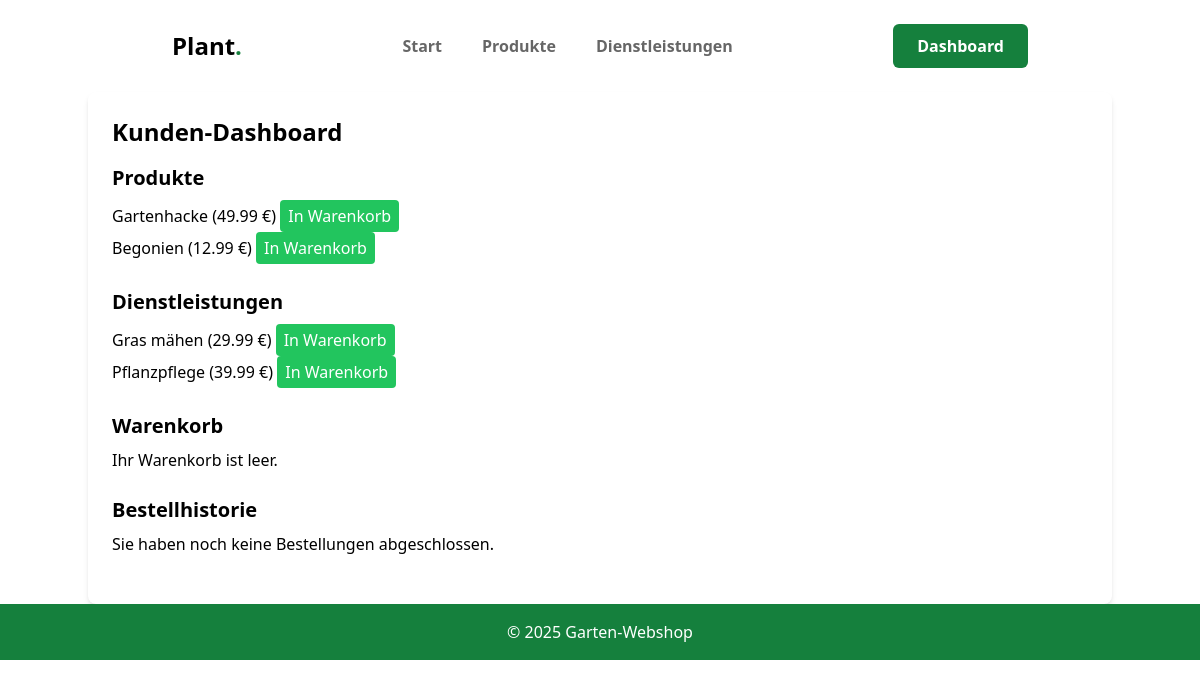
Before: /customer_dashboard.php (signed in) with the older database file.
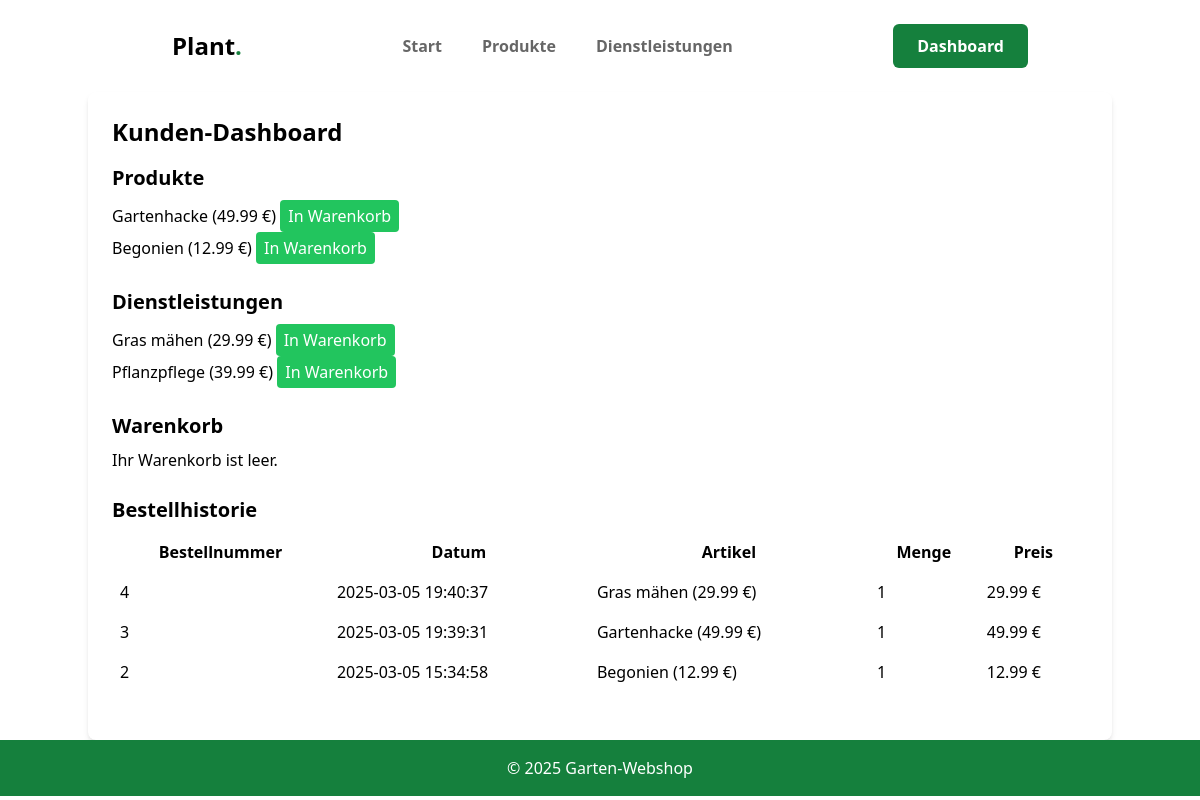
After: the same page with the newer database file.
### tables this page shows
CREATE TABLE `products` (
  `id` int(11) NOT NULL AUTO_INCREMENT,
  `name` varchar(255) NOT NULL,
  `description` text DEFAULT NULL,
  `price` decimal(10,2) NOT NULL,
  PRIMARY KEY (`id`)
);

CREATE TABLE `services` (
  `id` int(11) NOT NULL AUTO_INCREMENT,
  `name` varchar(255) NOT NULL,
  `description` text DEFAULT NULL,
  `price` decimal(10,2) NOT NULL,
  PRIMARY KEY (`id`)
);

CREATE TABLE `orders` (
  `id` int(11) NOT NULL AUTO_INCREMENT,
  `user_id` int(11) NOT NULL,
  `order_date` datetime DEFAULT current_timestamp(),
  PRIMARY KEY (`id`),
  KEY `user_id` (`user_id`),
  CONSTRAINT `orders_ibfk_1` FOREIGN KEY (`user_id`) REFERENCES `users` (`id`)
);

CREATE TABLE `order_items` (
  `id` int(11) NOT NULL AUTO_INCREMENT,
  `order_id` int(11) NOT NULL,
  `product_id` int(11) DEFAULT NULL,
  `service_id` int(11) DEFAULT NULL,
  `quantity` int(11) NOT NULL DEFAULT 1,
  PRIMARY KEY (`id`),
  KEY `order_id` (`order_id`),
  KEY `product_id` (`product_id`),
  KEY `service_id` (`service_id`),
  CONSTRAINT `order_items_ibfk_1` FOREIGN KEY (`order_id`) REFERENCES `orders` (`id`) ON DELETE CASCADE,
  CONSTRAINT `order_items_ibfk_2` FOREIGN KEY (`product_id`) REFERENCES `products` (`id`),
  CONSTRAINT `order_items_ibfk_3` FOREIGN KEY (`service_id`) REFERENCES `services` (`id`),
  CONSTRAINT `CONSTRAINT_1` CHECK (`product_id` is not null or `service_id` is not null)
);

### customer_dashboard.php (the view, shortened to what this page needs)
<?php
$db = new mysqli("localhost", "root", "1337", "garden_shop");
$user_id = $_SESSION['user']['id'];
$products_query = $db->query("SELECT * FROM products");
$products = $products_query->fetch_all(MYSQLI_ASSOC);
$services_query = $db->query("SELECT * FROM services");
$services = $services_query->fetch_all(MYSQLI_ASSOC);
$cart_products = [];
$cart_services = [];
$order_history = [];
$order_query = $db->prepare("SELECT o.id AS order_id, o.order_date FROM orders o WHERE o.user_id = ? ORDER BY o.order_date DESC");
$order_query->bind_param("i", $user_id);
$order_query->execute();
$orders = $order_query->get_result()->fetch_all(MYSQLI_ASSOC);
foreach ($orders as $order) {
    $order_id = $order['order_id'];
    $order_date = $order['order_date'];
    $items_query = $db->prepare("
        SELECT oi.product_id, oi.service_id, oi.quantity,
               p.name AS product_name, s.name AS service_name,
               p.price AS product_price, s.price AS service_price
        FROM order_items oi
        LEFT JOIN products p ON oi.product_id = p.id
        LEFT JOIN services s ON oi.service_id = s.id
        WHERE oi.order_id = ?
    ");
    $items_query->bind_param("i", $order_id);
    $items_query->execute();
    $items = $items_query->get_result()->fetch_all(MYSQLI_ASSOC);
    $order_history[] = [
        'order_id' => $order_id,
        'order_date' => $order_date,
        'items' => $items
    ];
}
?>
<!DOCTYPE html>
<html lang="de">
<head>
    <script src="https://cdn.tailwindcss.com"></script>
</head>
<body class="bg-white">
    <?php include 'navbar.php'; ?>
    <div class="container mx-auto bg-white rounded-lg shadow-md p-6">
        <h1 class="text-2xl font-bold mb-4">Kunden-Dashboard</h1>
        <section class="mb-6">
            <h2 class="text-xl font-semibold mb-2">Produkte</h2>
            <ul>
                <?php foreach ($products as $product): ?>
                    <li>
                        <a href="product_detail.php?id=<?php echo htmlspecialchars($product['id']); ?>">
                            <?php echo htmlspecialchars($product['name']); ?> (<?php echo htmlspecialchars($product['price']); ?> €)
                        </a>
                        <form action="" method="GET" class="inline">
                            <button type="submit" class="bg-green-500 text-white px-2 py-1 rounded">In Warenkorb</button>
                        </form>
                    </li>
                <?php endforeach; ?>
            </ul>
        </section>
        <section class="mb-6">
            <h2 class="text-xl font-semibold mb-2">Dienstleistungen</h2>
            <ul>
                <?php foreach ($services as $service): ?>
                    <li>
                        <a href="service_detail.php?id=<?php echo htmlspecialchars($service['id']); ?>">
                            <?php echo htmlspecialchars($service['name']); ?> (<?php echo htmlspecialchars($service['price']); ?> €)
                        </a>
                        <form action="" method="GET" class="inline">
                            <button type="submit" class="bg-green-500 text-white px-2 py-1 rounded">In Warenkorb</button>
                        </form>
                    </li>
                <?php endforeach; ?>
            </ul>
        </section>
        <section class="mb-6">
            <h2 class="text-xl font-semibold mb-2">Warenkorb</h2>
            <?php if (empty($cart_products) && empty($cart_services)): ?>
                <p>Ihr Warenkorb ist leer.</p>
            <?php endif; ?>
        </section>
        <section class="mb-6">
            <h2 class="text-xl font-semibold mb-2">Bestellhistorie</h2>
            <?php if (empty($order_history)): ?>
                <p>Sie haben noch keine Bestellungen abgeschlossen.</p>
            <?php else: ?>
                <table class="w-full border-collapse">
                    <thead>
                        <tr>
                            <th class="p-2">Bestellnummer</th>
                            <th class="p-2">Datum</th>
                            <th class="p-2">Artikel</th>
                            <th class="p-2">Menge</th>
                            <th class="p-2">Preis</th>
                        </tr>
                    </thead>
                    <tbody>
                        <?php foreach ($order_history as $order): ?>
                            <tr>
                                <td class="p-2"><?php echo htmlspecialchars($order['order_id']); ?></td>
                                <td class="p-2"><?php echo htmlspecialchars($order['order_date']); ?></td>
                                <td class="p-2">
                                    <?php foreach ($order['items'] as $item): ?>
                                        <?php if ($item['product_name']): ?>
                                            <?php echo htmlspecialchars($item['product_name']); ?> (<?php echo htmlspecialchars($item['product_price']); ?> €)<br>
                                        <?php elseif ($item['service_name']): ?>
                                            <?php echo htmlspecialchars($item['service_name']); ?> (<?php echo htmlspecialchars($item['service_price']); ?> €)<br>
                                        <?php endif; ?>
                                    <?php endforeach; ?>
                                </td>
                                <td class="p-2">
                                    <?php foreach ($order['items'] as $item): ?>
                                        <?php echo htmlspecialchars($item['quantity']); ?><br>
                                    <?php endforeach; ?>
                                </td>
                                <td class="p-2">
                                    <?php foreach ($order['items'] as $item): ?>
                                        <?php echo htmlspecialchars($item['product_price'] ?? $item['service_price']); ?> €<br>
                                    <?php endforeach; ?>
                                </td>
                            </tr>
                        <?php endforeach; ?>
                    </tbody>
                </table>
            <?php endif; ?>
        </section>
    </div>
    <footer class="bg-green-700 text-white p-4">
        <div class="container mx-auto text-center">
            <p>&copy; 2025 Garten-Webshop</p>
        </div>
    </footer>
</body>
</html>

### navbar.php (shortened to what this page needs)
<div class="top-0 py-1 lg:py-2 w-full bg-transparent lg:relative z-50 dark:bg-green-700">
    <nav class="z-10 sticky top-0 left-0 right-0 max-w-4xl xl:max-w-5xl mx-auto px-5 py-2.5 lg:border-none lg:py-4">
        <div class="flex items-center justify-between">
            <button>
                <div class="flex items-center space-x-2">
                    <h2 class="text-black dark:text-white font-bold text-2xl">Plant<span class="text-green-700">.</span></h2>
                </div>
            </button>
            <div class="hidden lg:block">
                <ul class="flex space-x-10 text-base font-bold text-black/60 dark:text-white">
                    <li class="hover:underline hover:underline-offset-4 hover:w-fit transition-all duration-100 ease-linear">
                        <a href="index.php">Start</a>
                    </li>
                    <li class="hover:underline hover:underline-offset-4 hover:w-fit transition-all duration-100 ease-linear">
                        <a href="products.php">Produkte</a>
                    </li>
                    <li class="hover:underline hover:underline-offset-4 hover:w-fit transition-all duration-100 ease-linear">
                        <a href="services.php">Dienstleistungen</a>
                    </li>
                </ul>
            </div>
            <div class="hidden lg:flex lg:items-center gap-x-2">
                <?php if (!isset($_SESSION['user'])): ?>
                    <a type="button" href="login_register.php" class="flex items-center justify-center rounded-md bg-green-700 hover:bg-white hover:text-green-600 transition-colors duration-150 text-white px-6 py-2.5 font-semibold">Login</a>
                <?php else: ?>
                    <a href="customer_dashboard.php" class="flex items-center justify-center rounded-md bg-green-700 hover:bg-white hover:text-green-600 transition-colors duration-150 text-white px-6 py-2.5 font-semibold">Dashboard</a>
                <?php endif; ?>
            </div>
        </div>
    </nav>
</div>

Changed rows visible on the page:
added orders: id "4", order_date "2025-03-05 19:40:37"
added order_items: service.name "Gras mähen", service.price "29.99", quantity "1"
added orders: id "3", order_date "2025-03-05 19:39:31"
added order_items: product.name "Gartenhacke", product.price "49.99", quantity "1"
added orders: id "2", order_date "2025-03-05 15:34:58"
added order_items: product.name "Begonien", product.price "12.99", quantity "1"
Other visible differences:
text no longer shown: "Sie haben noch keine Bestellungen abgeschlossen."
text now shown: "Bestellnummer Datum Artikel Menge Preis"
